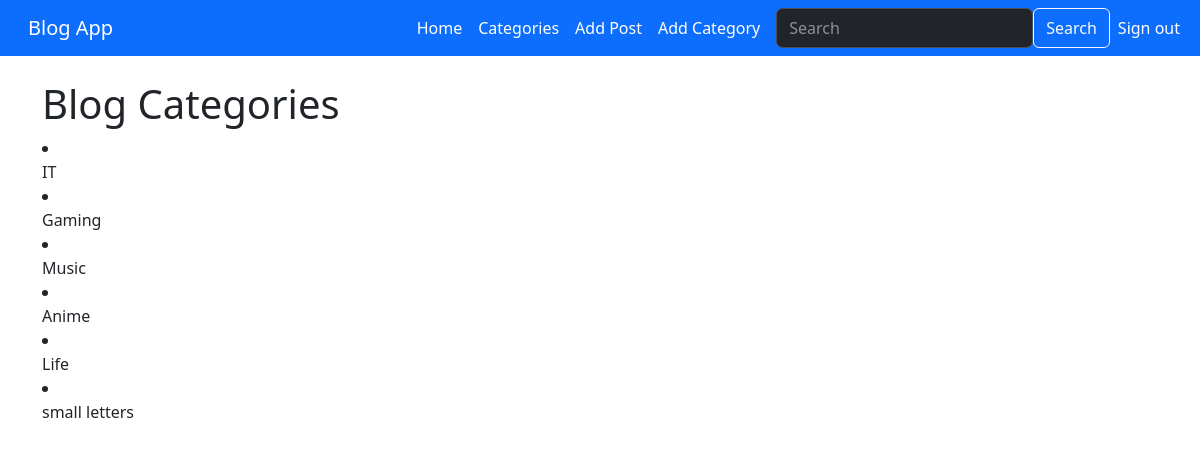
/category-list/ (signed in), run on an earlier commit of the app's database.
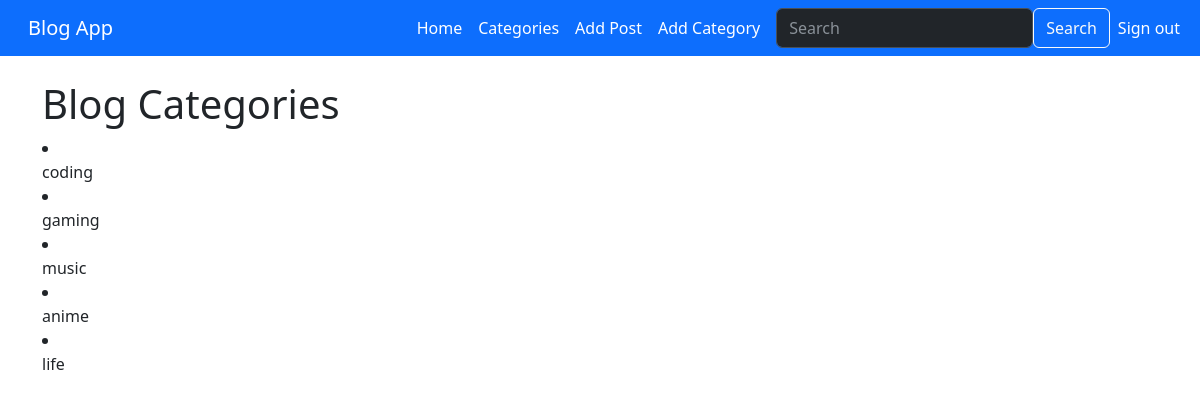
And on a later commit of the database.
### blogs/models.py (models this page shows, shortened)
class Category(models.Model):
    name = models.CharField(max_length=100) # имя категории
    class Meta:
        verbose_name_plural = 'categories'
    def __str__(self):
        return self.name

### blogs/views.py (the view)
def CategoryListView(request):
    category_menu_list = Category.objects.all() # достаёт все названия категорий из Category.models.py
    return render(request, 'category_list.html',
                  {'category_menu_list': category_menu_list})

### blogs/templates/category_list.html (shortened to what this page needs)
{% extends "base.html" %}
{% block content %}
  <h1>Blog Categories</h1>
  {% for item in category_menu_list %}
    <li>
      <a class="dropdown-item"
      href="{% url 'category' item|slugify %}">
      {{ item }}</a>
    </li>
  {% endfor %}
{% endblock content %}

What changed in the data, as far as the page shows it:
removed Category: name "small letters"
changed Category: name "IT" → "coding"
changed Category: name "Gaming" → "gaming"
changed Category: name "Music" → "music"
changed Category: name "Anime" → "anime"
changed Category: name "Life" → "life"
